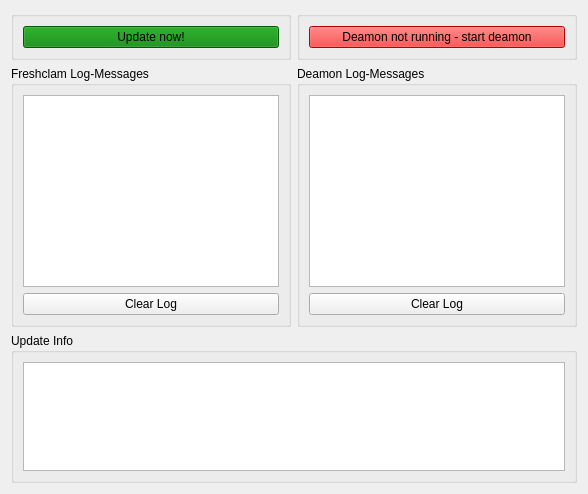
     <widget class="QWidget" name="tab">
      <attribute name="icon">
       <iconset resource="../resources.qrc">
        <normaloff>:/icons/icons/freshclam.png</normaloff>:/icons/icons/freshclam.png</iconset>
      </attribute>
      <attribute name="title">
       <string>Freshclam</string>
      </attribute>
      <layout class="QGridLayout" name="gridLayout_6">
       <item row="0" column="0">
        <layout class="QGridLayout" name="gridLayout_4">
         <item row="0" column="0">
          <widget class="QGroupBox" name="updateSettingsGroupBox">
           <property name="title">
            <string/>
           </property>
           <layout class="QGridLayout" name="gridLayout_2">
            <item row="0" column="0" colspan="2">
             <widget class="QPushButton" name="updateNowButton">
              <property name="styleSheet">
               <string notr="true">background:green</string>
              </property>
              <property name="text">
               <string>Update now!</string>
              </property>
              <property name="icon">
               <iconset resource="../resources.qrc">
                <normaloff>:/icons/icons/start.png</normaloff>:/icons/icons/start.png</iconset>
              </property>
              <property name="iconSize">
               <size>
                <width>22</width>
                <height>22</height>
               </size>
              </property>
             </widget>
            </item>
           </layout>
          </widget>
         </item>
         <item row="1" column="0">
          <widget class="QGroupBox" name="logMessageGroupBox">
           <property name="title">
            <string>Freshclam Log-Messages</string>
           </property>
           <layout class="QGridLayout" name="gridLayout_3">
            <item row="0" column="0">
             <widget class="QPlainTextEdit" name="logPlainText">
              <property name="lineWrapMode">
               <enum>QPlainTextEdit::NoWrap</enum>
              </property>
              <property name="readOnly">
               <bool>true</bool>
              </property>
             </widget>
            </item>
            <item row="1" column="0">
             <widget class="QPushButton" name="clearLogButton">
              <property name="text">
               <string>Clear Log</string>
              </property>
              <property name="icon">
               <iconset resource="../resources.qrc">
                <normaloff>:/icons/icons/trash-can.png</normaloff>:/icons/icons/trash-can.png</iconset>
              </property>
              <property name="iconSize">
               <size>
                <width>22</width>
                <height>22</height>
               </size>
              </property>
             </widget>
            </item>
           </layout>
          </widget>
         </item>
        </layout>
       </item>
       <item row="0" column="1">
        <layout class="QVBoxLayout" name="verticalLayout">
         <item>
          <widget class="QGroupBox" name="deamonSettingsGroupBox">
           <property name="title">
            <string/>
           </property>
           <layout class="QGridLayout" name="gridLayout">
            <item row="0" column="0" colspan="2">
             <widget class="QPushButton" name="startStopDeamonButton">
              <property name="styleSheet">
               <string notr="true">background:red</string>
              </property>
              <property name="text">
               <string>Deamon not running - start deamon</string>
              </property>
              <property name="icon">
               <iconset resource="../resources.qrc">
                <normaloff>:/icons/icons/freshclam.png</normaloff>:/icons/icons/freshclam.png</iconset>
              </property>
              <property name="iconSize">
               <size>
                <width>22</width>
                <height>22</height>
               </size>
              </property>
              <property name="shortcut">
               <string>Ctrl+S, Ctrl+W</string>
              </property>
             </widget>
            </item>
           </layout>
          </widget>
         </item>
         <item>
          <widget class="QGroupBox" name="deamonGroupBox">
           <property name="title">
            <string>Deamon Log-Messages</string>
           </property>
           <layout class="QGridLayout" name="gridLayout_5">
            <item row="0" column="0">
             <widget class="QPlainTextEdit" name="deamonLogText">
              <property name="lineWrapMode">
               <enum>QPlainTextEdit::NoWrap</enum>
              </property>
              <property name="readOnly">
               <bool>true</bool>
              </property>
             </widget>
            </item>
            <item row="1" column="0">
             <widget class="QPushButton" name="deamonClearLogButton">
              <property name="text">
               <string>Clear Log</string>
              </property>
              <property name="icon">
               <iconset resource="../resources.qrc">
                <normaloff>:/icons/icons/trash-can.png</normaloff>:/icons/icons/trash-can.png</iconset>
              </property>
              <property name="iconSize">
               <size>
                <width>22</width>
                <height>22</height>
               </size>
              </property>
              <property name="shortcut">
               <string>Ctrl+S, Ctrl+W</string>
              </property>
             </widget>
            </item>
           </layout>
          </widget>
         </item>
        </layout>
       </item>
       <item row="1" column="0" colspan="2">
        <widget class="QGroupBox" name="groupBox">
         <property name="maximumSize">
          <size>
           <width>16777215</width>
           <height>150</height>
          </size>
         </property>
         <property name="styleSheet">
          <string notr="true"/>
         </property>
         <property name="title">
          <string>Update Info</string>
         </property>
         <layout class="QGridLayout" name="gridLayout_8">
          <item row="0" column="0">
           <widget class="QTextEdit" name="updateInfoText">
            <property name="maximumSize">
             <size>
              <width>16777215</width>
              <height>16777215</height>
             </size>
            </property>
            <property name="readOnly">
             <bool>true</bool>
            </property>
            <property name="html">
             <string>&lt;!DOCTYPE HTML PUBLIC &quot;-//W3C//DTD HTML 4.0//EN&quot; &quot;http://www.w3.org/TR/REC-html40/strict.dtd&quot;&gt;
&lt;html&gt;&lt;head&gt;&lt;meta name=&quot;qrichtext&quot; content=&quot;1&quot; /&gt;&lt;meta charset=&quot;utf-8&quot; /&gt;&lt;style type=&quot;text/css&quot;&gt;
p, li { white-space: pre-wrap; }
hr { height: 1px; border-width: 0; }
li.unchecked::marker { content: &quot;\2610&quot;; }
li.checked::marker { content: &quot;\2612&quot;; }
&lt;/style&gt;&lt;/head&gt;&lt;body style=&quot; font-family:'Noto Sans'; font-size:10pt; font-weight:400; font-style:normal;&quot;&gt;
&lt;p style=&quot;-qt-paragraph-type:empty; margin-top:0px; margin-bottom:0px; margin-left:0px; margin-right:0px; -qt-block-indent:0; text-indent:0px; font-family:'Sans Serif'; font-size:9pt;&quot;&gt;&lt;br /&gt;&lt;/p&gt;&lt;/body&gt;&lt;/html&gt;</string>
            </property>
           </widget>
          </item>
         </layout>
        </widget>
       </item>
      </layout>
     </widget>
